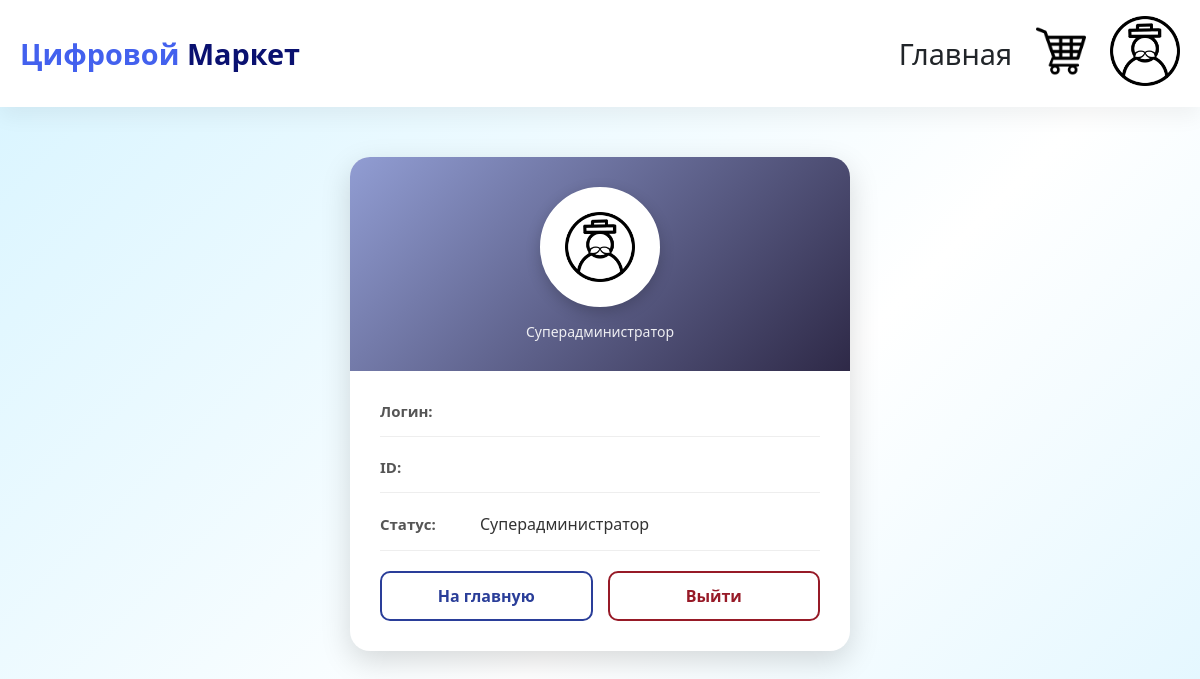
Page /profile/7 (signed in) on the earlier database version.
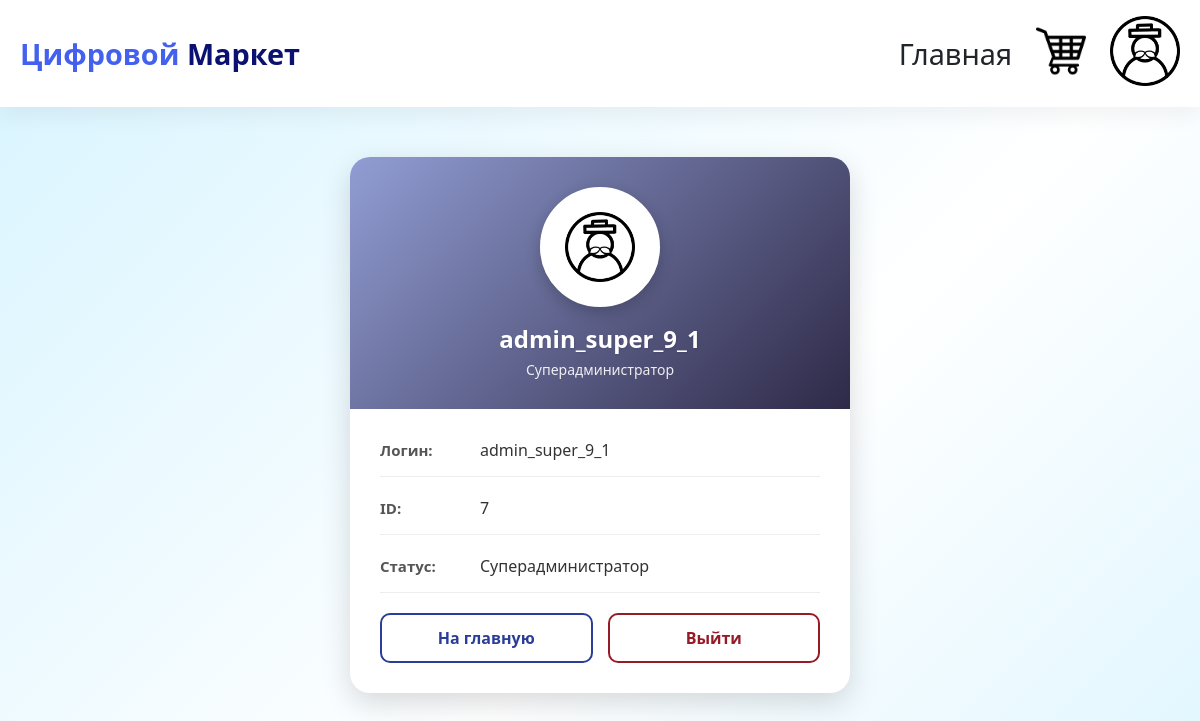
Same page on the later database version.
### tables this page shows
CREATE TABLE user (
            id iNTEGER PRIMARY KEY AUTOINCREMENT,
            login VARCHAR(1000) NOT NULL,
            password VARCHAR(256) NOT NULL,
            type_user INTEGER,
            FOREIGN KEY (type_user) REFERENCES Type_products(id)
        );

### app.py (the view)
@app.route("/profile/<int:user_id>")
def profile(user_id):
    user = database.get_user_by_id(user_id)
    user_id =session["user_id"]
    if "user_id" not in session:
        return redirect(url_for('login_page'))
    else:
        return render_template("profile.html", user=user)

### app.py (called while the page is built)
@app.context_processor
def utility_processor():
    def get_cart_count():
        cart = session.get("cart", {})
        cart = database.validate_cart(cart)
        return len(cart)
    return dict(cart_count=get_cart_count())

### database.py (called while the page is built)
def validate_cart(cart):
    conn = sqlite3.connect("shop.db")
    cursor = conn.cursor()
    ids = list(cart.keys())
    for i in ids:
        cursor.execute("SELECT * FROM products WHERE id=?", (int(i),))
        product = cursor.fetchone()
        if not product:
            del cart[i]
    return cart

def get_user_by_id(user_id):
    conn = sqlite3.connect("shop.db")
    cursor = conn.cursor()
    cursor.execute("SELECT * FROM user WHERE id = ?", (user_id,))
    user = cursor.fetchone()
    conn.close()
    if user:
        return {
            "id":user[0],
            "login": user[1],
            "password": user[2],
            "type_user": user[3],
        }
    else:
        return None

### templates/profile.html (shortened to what this page needs)
<!DOCTYPE html>
<html lang="en">
<head>
    <link rel="stylesheet" href="{{ url_for('static', filename='css/style.css') }}">
</head>
<body>
    {% include '_navbar.html' %}
    <div class="profile-container">
        <div class="profile-header">
            <div class="profile-avatar">
                <img src="{{ url_for('static', filename='img/profile_with_hat.png') }}" alt="" width="70">
            </div>
            <h2 class="profile-name">{{ user.login }}</h2>
            <div class="profile-role">
                {% if user.type_user == 1 %}
                    <h2> </h2><p>Пользователь</p>
                {% elif user.type_user == 2 %}
                   <h2> </h2><p>Админ(продавец)</p>
                {% else %}
                    <h2> </h2><p>Суперадминистратор</p>
                {% endif %}
            </div>
        </div>
        <div class="profile-content">
            <div class="profile-info-item">
                <span class="label">Логин:</span>
                <span class="value">{{ user.login }}</span>
            </div>
            <div class="profile-info-item">
                <span class="label">ID:</span>
                <span class="value">{{ user.id }}</span>
            </div>
            <div class="profile-info-item">
                <span class="label">Статус:</span>
                <span class="value">
                    {% if user.type_user == 1 %}
                        Обычный пользователь
                    {% elif user.type_user == 2 %}
                        Администратор
                    {% else %}
                        Суперадминистратор
                    {% endif %}
                </span>
            </div>
            <div class="profile-buttons">
                <a href="{{ url_for('index') }}" class="btn btn-outline">На главную</a>
                <a href="{{ url_for('logout') }}" class="btn btn-danger">Выйти</a>
            </div>
        </div>
    </div>
</body>
</html>

Differences in the rows shown:
added user: login "admin_super_9_1", id "7"
